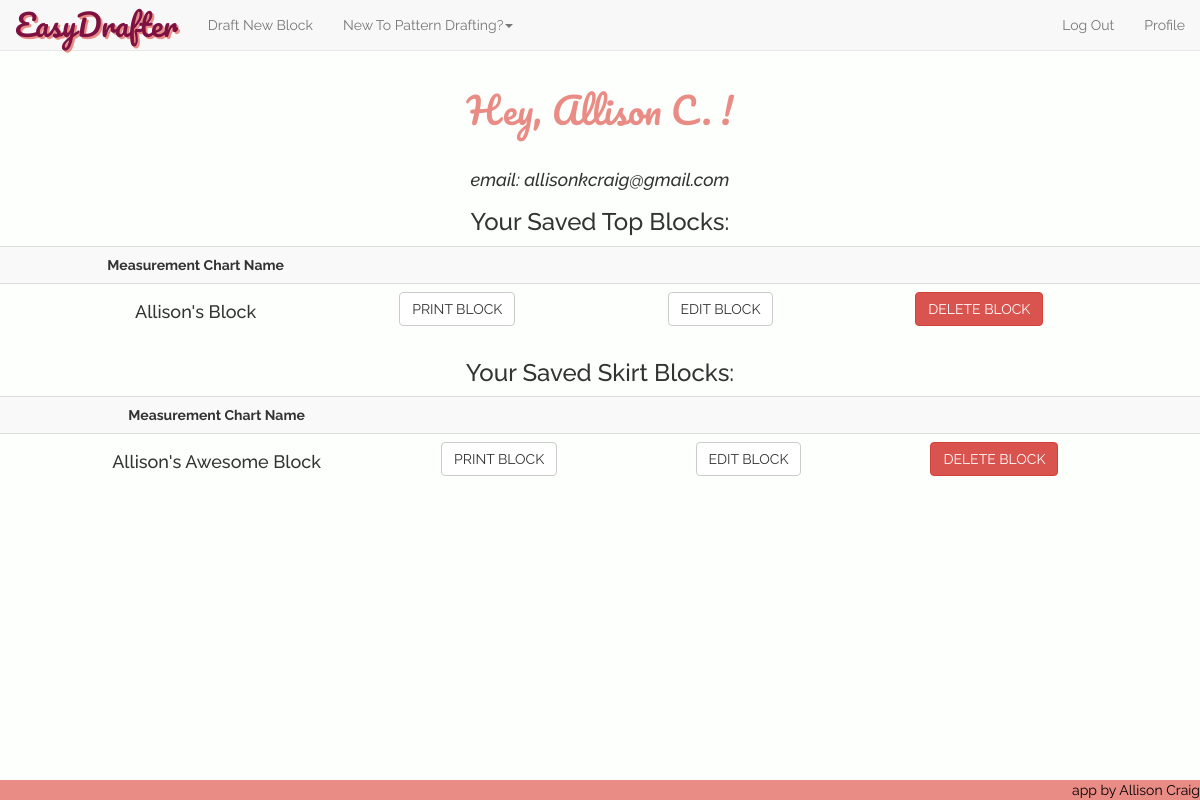
Screenshot of /profile (signed in) with the database file from the repository.
### model.py (models this page shows, shortened)
class User(db.Model):
    __tablename__ = "Users"
    user_id = db.Column(db.Integer, autoincrement=True, primary_key=True)
    fb_id = db.Column(db.String(64), unique=True, nullable=True)
    email = db.Column(db.String(64), unique=True, nullable=False)
    password = db.Column(db.String(64), nullable=True)
    fname = db.Column(db.String(15), nullable=False)

class Measurement_Chart_Top(db.Model):
    __tablename__ = "Measurement_Chart_Tops"
    chart_id = db.Column(db.Integer, autoincrement=True, primary_key=True)
    nickname = db.Column(db.Integer, nullable=False)
    user_id = db.Column(db.String(100), db.ForeignKey('Users.user_id'))
    bust = db.Column(db.Integer, nullable=False)
    waist = db.Column(db.Integer, nullable=False)
    full_length = db.Column(db.Integer, nullable=False)
    center_front = db.Column(db.Integer, nullable=False)
    front_shoulder_slope = db.Column(db.Integer, nullable=False)
    strap = db.Column(db.Integer, nullable=False)
    front_across_shoulder = db.Column(db.Integer, nullable=False)
    across_chest = db.Column(db.Integer, nullable=False)
    bust_depth = db.Column(db.Integer, nullable=False)
    shoulder_length = db.Column(db.Integer, nullable=False)
    bust_arc = db.Column(db.Integer, nullable=False)
    bust_span = db.Column(db.Integer, nullable=False)
    waist_arc = db.Column(db.Integer, nullable=False)
    dart_placement = db.Column(db.Integer, nullable=False)
    side_length = db.Column(db.Integer, nullable=False)
    full_length_back = db.Column(db.Integer, nullable=False)
    center_back = db.Column(db.Integer, nullable=False)
    back_shoulder_slope = db.Column(db.Integer, nullable=False)
    across_back = db.Column(db.Integer, nullable=False)
    back_arc = db.Column(db.Integer, nullable=False)
    waist_arc_back = db.Column(db.Integer, nullable=False)
    back_neck = db.Column(db.Integer, nullable=False)
    back_across_shoulder = db.Column(db.Integer, nullable=False)
    back_dart_intake = db.Column(db.Integer, nullable=False)
    user = db.relationship("User",
                           backref=db.backref("Measurement_Chart_Tops"))

class Measurement_Chart_Skirt(db.Model):
    __tablename__ = "Measurement_Chart_Skirts"
    chart_id = db.Column(db.Integer, autoincrement=True, primary_key=True)
    nickname = db.Column(db.Integer, nullable=False)
    user_id = db.Column(db.String(100), db.ForeignKey('Users.user_id'))
    waist = db.Column(db.Integer, nullable=False)
    hip = db.Column(db.Integer, nullable=False)
    center_front_hip_depth = db.Column(db.Integer, nullable=False)
    back_hip_arc = db.Column(db.Integer, nullable=False)
    center_back_hip_depth = db.Column(db.Integer, nullable=False)
    front_hip_arc = db.Column(db.Integer, nullable=False)
    dart_placement = db.Column(db.Integer, nullable=False)
    user = db.relationship("User",
                           backref=db.backref("Measurement_Chart_Skirts"))

### server.py (the view)
@app.route('/profile')
def user_profile_page():
    user_email = session['logged_in_customer_email']
    user = User.query.filter(User.email==user_email).one()
    current_user_id = user.user_id
    saved_blocks_tops = Measurement_Chart_Top.query.filter(Measurement_Chart_Top.user_id==current_user_id).all()
    saved_blocks_skirts = Measurement_Chart_Skirt.query.filter(Measurement_Chart_Skirt.user_id==current_user_id).all()
    return render_template("profile.html", user=user, session=session, savedblockstops=saved_blocks_tops, savedblocksskirts=saved_blocks_skirts)

### server.py (called while the page is built)
@app.before_request
def add_tests():
    g.jasmine_tests = JS_TESTING_MODE

### templates/profile.html (shortened to what this page needs)
{% extends 'base.html' %}
{% block content %}
<center><h1 class='heading-titles'>Hey, {{ user.fname }} !</h1></center>
<br>
<center><i><h4 class="raleway">email: {{ user.email }}</h4></i></center>
{% if savedblockstops %}
<center><h3 class="raleway">Your Saved Top Blocks: </h3></center>
<table class="table table-hover table-striped raleway">
	<th><center>Measurement Chart Name</center></th>
	<th></th>
	<th></th>
	<th></th>
	{% for sblocktop in savedblockstops %}
	<tr class="saved-block">
		<td><center><h4>{{ sblocktop.nickname }}</h4></center></td>
		<td><form action='/print-top/{{sblocktop.chart_id}}'>
			<button class="btn btn-default">PRINT BLOCK</button>
		</form></td>
		<td><form action='/edit-top/{{sblocktop.chart_id}}'>
			<button class="btn btn-default" value="{{ sblocktop.chart_id }}">EDIT BLOCK</button>
		</form></td>
		<td>
			<button class="btn btn-danger delete-btn-top" name='chart-id' value="{{ sblocktop.chart_id }}">DELETE BLOCK</button>
		</td>
	</tr>
	{% endfor %}
</table>
{% endif %}
{% if savedblocksskirts %}
<center><h3 class="raleway">Your Saved Skirt Blocks: </h3></center>
<table class="table table-hover table-striped raleway">
	<th><center>Measurement Chart Name</center></th>
	<th></th>
	<th></th>
	<th></th>
	{% for sblockskirt in savedblocksskirts %}
	<tr class="saved-block">
		<td><center><h4>{{ sblockskirt.nickname }}</h4></center></td>
		<td><form action='/print-skirt/{{sblockskirt.chart_id}}'>
			<button class="btn btn-default">PRINT BLOCK</button>
		</form></td>
		<td><form action='/edit-skirt/{{sblockskirt.chart_id}}'>
			<button class="btn btn-default" value="{{ sblockskirt.chart_id }}">EDIT BLOCK</button>
		</form></td>
		<td>
			<button class="delete-btn-skirt btn btn-danger" name='skirt-id' value="{{ sblockskirt.chart_id }}">DELETE BLOCK</button>
		</td>
	</tr>
	{% endfor %}
</table>
{% endif %}
{% endblock %}

### static/css/style.css (style rules this page uses)
.btn { font-family: "Raleway"; }
.heading-titles { font-family: 'Pacifico', cursive; color: #EA8C86; }
.raleway { font-family: "Raleway"; }
body { padding-top: 70px; margin-bottom: 2em; padding-bottom: 4em; background-color: #FCFFFB; }

### rows the page displays
User: fname "Allison C.", email "allisonkcraig@gmail.com"
Measurement_Chart_Top: nickname "Allison's Block", {{ sblocktop.chart_id }} 11 (drawn)
Measurement_Chart_Skirt: nickname "Allison's Awesome Block", {{ sblockskirt.chart_id }} 6 (drawn)
